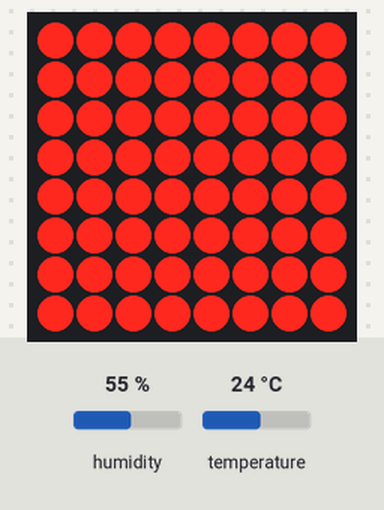
A sketch run on a simulated Arduino Uno, built with avr-gcc and run on an emulated ATmega328P. Parts: 8×8 LED matrix. The test bench sets the inputs (shaded band); at power-on: humidity 55 %, temperature 24 °C.

Above: at 5.7 s.
5.8 s: humidity set to 68 %
At 13.4 s:
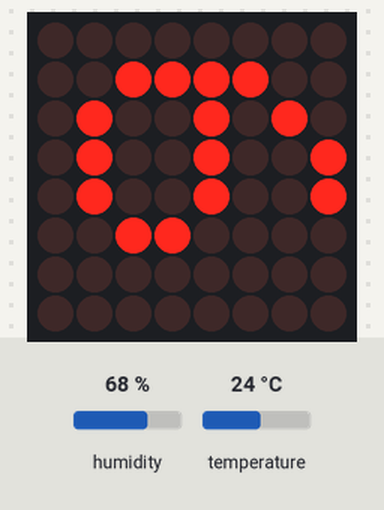
15.0 s: temperature set to 19 °C
At 21.0 s:
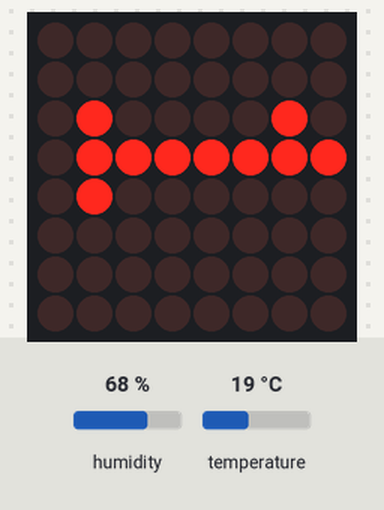
25.6 s: humidity set to 40 %
At 33.0 s:
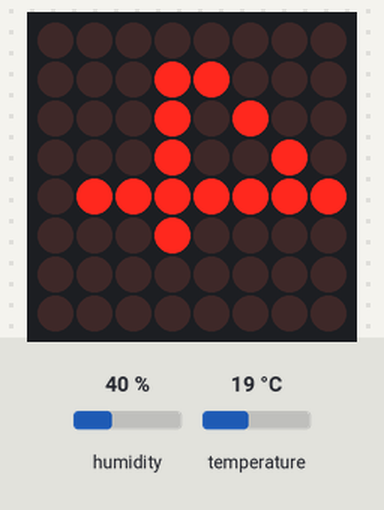
34.6 s: temperature set to 33 °C
At 40.5 s:
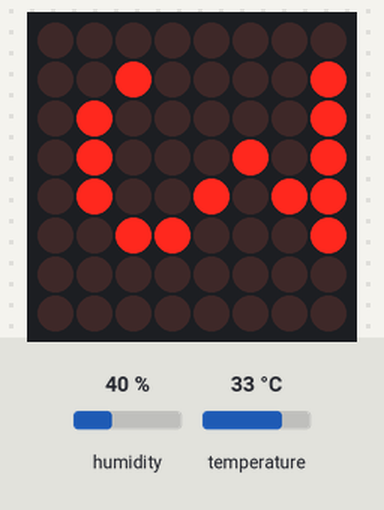
45.2 s: temperature set to 7 °C
At 50.3 s:
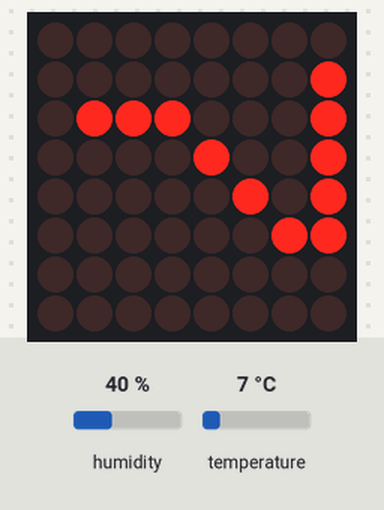
55.8 s: humidity set to 22 %
At 60.7 s:
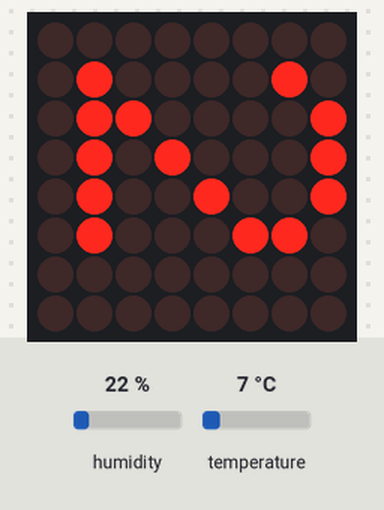

Measured:
- after the input at 5.8 s, the display: first differs from a run without the input after 7.2 s (image 1)
- after the input at 15.0 s, the display: first differs from a run without the input after 5.6 s (image 2)
- after the input at 25.6 s, the display: first differs from a run without the input after 7.0 s (image 3)
- after the input at 34.6 s, the display: first differs from a run without the input after 5.6 s (image 4)
- after the input at 45.2 s, the display: first differs from a run without the input after 4.8 s (image 5)
- after the input at 55.8 s, the display: first differs from a run without the input after 4.5 s (image 6)
- what the display in image 1 shows lasts 0.5 s, from 13.0 s to 13.5 s

The sketch:

DotMatrixThermo.ino
```cpp
//www.elegoo.com
//2016.06.13

#include "LedControl.h"

#include <Wire.h>
#include <DS3231.h>

DS3231 clock;
RTCDateTime dt;
/*
 Now we need a LedControl to work with.
 ***** These pin numbers will probably not work with your hardware *****
 pin 12 is connected to the DataIn
 pin 11 is connected to the CLK
 pin 10 is connected to LOAD
 We have only a single MAX72XX.
 */
LedControl lc=LedControl(7,6,5,1);

#include <SimpleDHT.h>

// for DHT11,
//      VCC: 5V or 3V
//      GND: GND
//      DATA: 2
int pinDHT11 = 2;
SimpleDHT11 dht11;

void setup() {
  Serial.begin(9600);
  while (!Serial) {
    ; // wait for serial port to connect. Needed for native USB port only
  }
  /*
   The MAX72XX is in power-saving mode on startup,
   we have to do a wakeup call
   */
  lc.shutdown(0,false);
  /* Set the brightness to a medium values */
  lc.setIntensity(0,1);
  /* and clear the display */
  lc.clearDisplay(0);

  clock.begin();
  // Set sketch compiling time
  clock.setDateTime(__DATE__, __TIME__);
}

byte Font5x7[] = {
  0x00, 0x00, 0x00, 0x00, 0x00,// (space)
  0x00, 0x00, 0x5F, 0x00, 0x00,// !
  0x00, 0x07, 0x00, 0x07, 0x00,// "
  0x14, 0x7F, 0x14, 0x7F, 0x14,// #
  0x24, 0x2A, 0x7F, 0x2A, 0x12,// $
  0x23, 0x13, 0x08, 0x64, 0x62,// %
  0x36, 0x49, 0x55, 0x22, 0x50,// &
  0x00, 0x05, 0x03, 0x00, 0x00,// '
  0x00, 0x1C, 0x22, 0x41, 0x00,// (
  0x00, 0x41, 0x22, 0x1C, 0x00,// )
  0x08, 0x2A, 0x1C, 0x2A, 0x08,// *
  0x08, 0x08, 0x3E, 0x08, 0x08,// +
  0x00, 0x50, 0x30, 0x00, 0x00,// ,
  0x08, 0x08, 0x08, 0x08, 0x08,// -
  0x00, 0x60, 0x60, 0x00, 0x00,// .
  0x20, 0x10, 0x08, 0x04, 0x02,// /
  0x3E, 0x51, 0x49, 0x45, 0x3E,// 0
  0x00, 0x42, 0x7F, 0x40, 0x00,// 1
  0x42, 0x61, 0x51, 0x49, 0x46,// 2
  0x21, 0x41, 0x45, 0x4B, 0x31,// 3
  0x18, 0x14, 0x12, 0x7F, 0x10,// 4
  0x27, 0x45, 0x45, 0x45, 0x39,// 5
  0x3C, 0x4A, 0x49, 0x49, 0x30,// 6
  0x01, 0x71, 0x09, 0x05, 0x03,// 7
  0x36, 0x49, 0x49, 0x49, 0x36,// 8
  0x06, 0x49, 0x49, 0x29, 0x1E,// 9
  0x00, 0x36, 0x36, 0x00, 0x00,// :
  0x00, 0x56, 0x36, 0x00, 0x00,// ;
  0x00, 0x08, 0x14, 0x22, 0x41,// <
  0x14, 0x14, 0x14, 0x14, 0x14,// =
  0x41, 0x22, 0x14, 0x08, 0x00,// >
  0x02, 0x01, 0x51, 0x09, 0x06,// ?
  0x32, 0x49, 0x79, 0x41, 0x3E,// @
  0x7E, 0x11, 0x11, 0x11, 0x7E,// A
  0x7F, 0x49, 0x49, 0x49, 0x36,// B
  0x3E, 0x41, 0x41, 0x41, 0x22,// C
  0x7F, 0x41, 0x41, 0x22, 0x1C,// D
  0x7F, 0x49, 0x49, 0x49, 0x41,// E
  0x7F, 0x09, 0x09, 0x01, 0x01,// F
  0x3E, 0x41, 0x41, 0x51, 0x32,// G
  0x7F, 0x08, 0x08, 0x08, 0x7F,// H
  0x00, 0x41, 0x7F, 0x41, 0x00,// I
  0x20, 0x40, 0x41, 0x3F, 0x01,// J
  0x7F, 0x08, 0x14, 0x22, 0x41,// K
  0x7F, 0x40, 0x40, 0x40, 0x40,// L
  0x7F, 0x02, 0x04, 0x02, 0x7F,// M
  0x7F, 0x04, 0x08, 0x10, 0x7F,// N
  0x3E, 0x41, 0x41, 0x41, 0x3E,// O
  0x7F, 0x09, 0x09, 0x09, 0x06,// P
  0x3E, 0x41, 0x51, 0x21, 0x5E,// Q
  0x7F, 0x09, 0x19, 0x29, 0x46,// R
  0x46, 0x49, 0x49, 0x49, 0x31,// S
  0x01, 0x01, 0x7F, 0x01, 0x01,// T
  0x3F, 0x40, 0x40, 0x40, 0x3F,// U
  0x1F, 0x20, 0x40, 0x20, 0x1F,// V
  0x7F, 0x20, 0x18, 0x20, 0x7F,// W
  0x63, 0x14, 0x08, 0x14, 0x63,// X
  0x03, 0x04, 0x78, 0x04, 0x03,// Y
  0x61, 0x51, 0x49, 0x45, 0x43,// Z
  0x00, 0x00, 0x7F, 0x41, 0x41,// [
  0x02, 0x04, 0x08, 0x10, 0x20,// "\"
  0x41, 0x41, 0x7F, 0x00, 0x00,// ]
  0x04, 0x02, 0x01, 0x02, 0x04,// ^
  0x40, 0x40, 0x40, 0x40, 0x40,// _
  0x00, 0x01, 0x02, 0x04, 0x00,// `
  0x20, 0x54, 0x54, 0x54, 0x78,// a
  0x7F, 0x48, 0x44, 0x44, 0x38,// b
  0x38, 0x44, 0x44, 0x44, 0x20,// c
  0x38, 0x44, 0x44, 0x48, 0x7F,// d
  0x38, 0x54, 0x54, 0x54, 0x18,// e
  0x08, 0x7E, 0x09, 0x01, 0x02,// f
  0x08, 0x14, 0x54, 0x54, 0x3C,// g
  0x7F, 0x08, 0x04, 0x04, 0x78,// h
  0x00, 0x44, 0x7D, 0x40, 0x00,// i
  0x20, 0x40, 0x44, 0x3D, 0x00,// j
  0x00, 0x7F, 0x10, 0x28, 0x44,// k
  0x00, 0x41, 0x7F, 0x40, 0x00,// l
  0x7C, 0x04, 0x18, 0x04, 0x78,// m
  0x7C, 0x08, 0x04, 0x04, 0x78,// n
  0x38, 0x44, 0x44, 0x44, 0x38,// o
  0x7C, 0x14, 0x14, 0x14, 0x08,// p
  0x08, 0x14, 0x14, 0x18, 0x7C,// q
  0x7C, 0x08, 0x04, 0x04, 0x08,// r
  0x48, 0x54, 0x54, 0x54, 0x20,// s
  0x04, 0x3F, 0x44, 0x40, 0x20,// t
  0x3C, 0x40, 0x40, 0x20, 0x7C,// u
  0x1C, 0x20, 0x40, 0x20, 0x1C,// v
  0x3C, 0x40, 0x30, 0x40, 0x3C,// w
  0x44, 0x28, 0x10, 0x28, 0x44,// x
  0x0C, 0x50, 0x50, 0x50, 0x3C,// y
  0x44, 0x64, 0x54, 0x4C, 0x44,// z
  0x00, 0x08, 0x36, 0x41, 0x00,// {
  0x00, 0x00, 0x7F, 0x00, 0x00,// |
  0x00, 0x41, 0x36, 0x08, 0x00,// }
  0x08, 0x08, 0x2A, 0x1C, 0x08,// ->
  0x08, 0x1C, 0x2A, 0x08, 0x08 // <-
};

void allOn() {
  for (byte i = 0; i < 8; i++) {
    lc.setRow(0, i, B11111111);
  }
}

void writeGlyph(char glyph) {
  char offset = glyph - 32;
  int base = offset * 5;
  lc.clearDisplay(0);
  for (byte i = 0; i < 5; i++) {
    lc.setRow(0, i + 1, Font5x7[base + i]);
  }
}

void printString(char * text) {
  allOn();
  delay(1000);
  for (int i = 0; text[i] != 0; i++) {
    writeGlyph(text[i]);
    delay(500);
    writeGlyph(' ');
    delay(50);
  }
}

void printTempHumid() {

  // read with raw sample data.
  byte temperature = 0;
  byte humidity = 0;
  byte data[40] = {0};
  if (dht11.read(pinDHT11, &temperature, &humidity, data)) {
    printString("Read DHT11 failed");
    return;
  }
  char tempString[30];
  sprintf(tempString, "%dC %dH", temperature, humidity);
  printString(tempString);
//  // DHT11 sampling rate is 1HZ.
//  delay(1000);
}


void loop() {
  printTempHumid();
}
```
